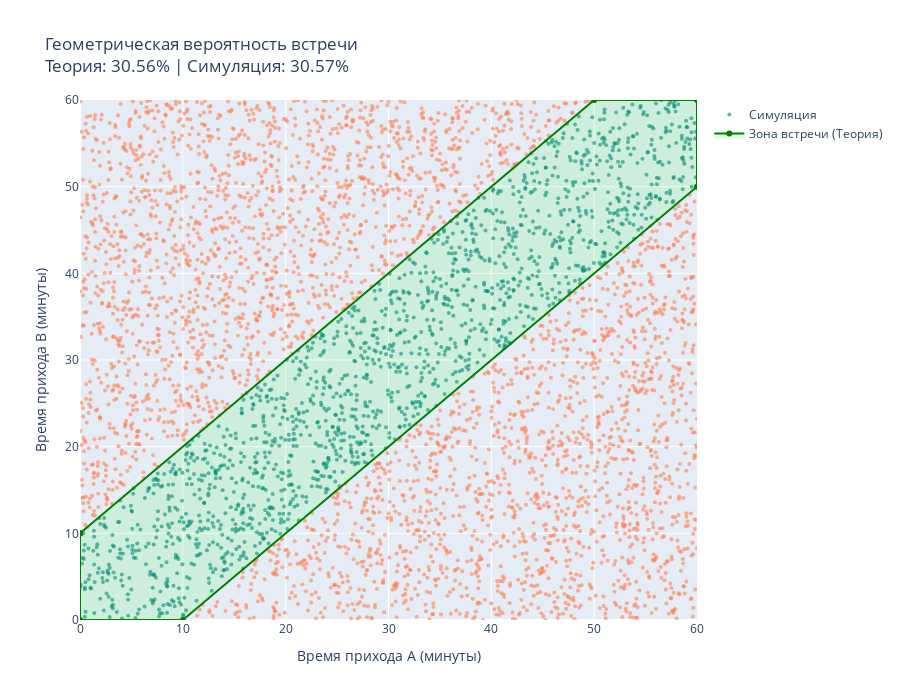

The notebook cell this image was saved under:
### Markdown cell above
Приближенное решение (миллион симуляций):

### Code cell
import plotly.graph_objects as go


# --- ЧАСТЬ 1: Метод Монте-Карло ---
def monte_carlo_meeting(n_trials=1000000):
    meetings = 0
    for _ in range(n_trials):
        # время прихода (0-60 мин)
        x = random.uniform(0, 60)
        y = random.uniform(0, 60)
        
        # Условие встречи: разница <= 10 минут
        if abs(x - y) <= 10:
            meetings += 1
            
    return meetings / n_trials

prob_sim = monte_carlo_meeting()
prob_theory = 11 / 36

print(f"Симуляция (1m): {prob_sim:.4f}")
print(f"Теория (11/36):   {prob_theory:.4f}")

# --- ЧАСТЬ 2: Визуализация Plotly ---

# точки для графика 
n_plot_points = 5000
x_vals = [random.uniform(0, 60) for _ in range(n_plot_points)]
y_vals = [random.uniform(0, 60) for _ in range(n_plot_points)]

# Определяем цвета точек: Зеленый (встреча), Красный (разминулись)
colors = ['teal' if abs(x - y) <= 10 else 'coral' for x, y in zip(x_vals, y_vals)]
status = ['Встреча' if abs(x - y) <= 10 else 'Разминулись' for x, y in zip(x_vals, y_vals)]

# Создаем фигуру
fig = go.Figure()

# 1. Добавляем точки (scatter plot)
fig.add_trace(go.Scatter(
    x=x_vals,
    y=y_vals,
    mode='markers',
    marker=dict(color=colors, size=4, opacity=0.6),
    name='Симуляция',
    text=status, # всплывающая подсказка
    hoverinfo='x+y+text'
))

# Линия 1: y = x + 10 (верхняя граница полосы)
# Линия 2: y = x - 10 (нижняя граница полосы)
line_x = [0, 60]
line_y1 = [10, 70] 
line_y2 = [-10, 50]

fig.add_trace(go.Scatter(
    x=[0, 50, 60, 60, 10, 0, 0], # Координаты полигона 
    y=[10, 60, 60, 50, 0, 0, 10],
    fill="toself",
    fillcolor="rgba(0, 255, 0, 0.1)", # Прозрачная зеленая заливка
    line=dict(color="green", width=2),
    name="Зона встречи (Теория)"
))

# Настройка макета
fig.update_layout(
    title=f'Геометрическая вероятность встречи<br>Теория: {prob_theory:.2%} | Симуляция: {prob_sim:.2%}',
    xaxis_title="Время прихода A (минуты)",
    yaxis_title="Время прихода B (минуты)",
    xaxis=dict(range=[0, 60], constrain='domain'),
    yaxis=dict(range=[0, 60]), 
    width=900,
    height=700,
    showlegend=True
)

fig.show()

### Figure 1 — Plotly figure (JSON) as saved in the notebook; plotly's stock layout.template omitted (floating-point values rounded to 4 significant figures; data arrays with more than 128 entries replaced by an {"elided": "..."} marker saying what was removed)
{"data": [{"hoverinfo": "x+y+text", "marker": {"color": {"elided": "5000 str values"}, "opacity": 0.6, "size": 4}, "mode": "markers", "name": "Симуляция", "text": {"elided": "5000 str values"}, "type": "scatter", "x": {"elided": "5000 float values"}, "y": {"elided": "5000 float values"}}, {"fill": "toself", "fillcolor": "rgba(0, 255, 0, 0.1)", "line": {"color": "green", "width": 2}, "name": "Зона встречи (Теория)", "type": "scatter", "x": [0, 50, 60, 60, 10, 0, 0], "y": [10, 60, 60, 50, 0, 0, 10]}], "layout": {"height": 700, "showlegend": true, "title": {"text": "Геометрическая вероятность встречи<br>Теория: 30.56% | Симуляция: 30.57%"}, "width": 900, "xaxis": {"constrain": "domain", "range": [0, 60], "title": {"text": "Время прихода A (минуты)"}}, "yaxis": {"range": [0, 60], "title": {"text": "Время прихода B (минуты)"}}}}
